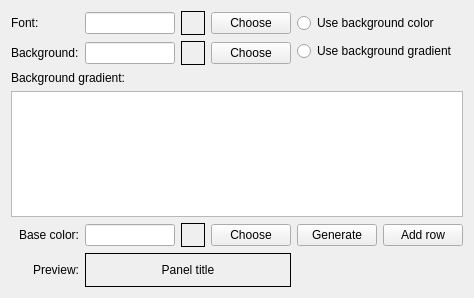
<?xml version="1.0" encoding="UTF-8"?>
<ui version="4.0">
 <class>PanelColorsHandlerWidget</class>
 <widget class="QWidget" name="PanelColorsHandlerWidget">
  <property name="geometry">
   <rect>
    <x>0</x>
    <y>0</y>
    <width>474</width>
    <height>298</height>
   </rect>
  </property>
  <property name="windowTitle">
   <string>Form</string>
  </property>
  <layout class="QGridLayout" name="gridLayout">
   <item row="0" column="0">
    <widget class="QLabel" name="fontColorLabel">
     <property name="text">
      <string>Font:</string>
     </property>
     <property name="alignment">
      <set>Qt::AlignLeading|Qt::AlignLeft|Qt::AlignVCenter</set>
     </property>
    </widget>
   </item>
   <item row="0" column="1">
    <widget class="QLineEdit" name="fontColorLineEdit"/>
   </item>
   <item row="0" column="2">
    <widget class="QFrame" name="fontColorDemoFrame">
     <property name="minimumSize">
      <size>
       <width>24</width>
       <height>24</height>
      </size>
     </property>
     <property name="maximumSize">
      <size>
       <width>24</width>
       <height>24</height>
      </size>
     </property>
     <property name="frameShape">
      <enum>QFrame::Box</enum>
     </property>
     <property name="frameShadow">
      <enum>QFrame::Plain</enum>
     </property>
    </widget>
   </item>
   <item row="0" column="3">
    <widget class="QPushButton" name="fontColorPushButton">
     <property name="text">
      <string>Choose</string>
     </property>
    </widget>
   </item>
   <item row="0" column="4" rowspan="2" colspan="2">
    <layout class="QVBoxLayout" name="backgroundColorOrGradientVerticalLayout">
     <item>
      <widget class="QRadioButton" name="useBackgroundColorRadioButton">
       <property name="text">
        <string>Use background color</string>
       </property>
      </widget>
     </item>
     <item>
      <widget class="QRadioButton" name="useBackgroundGradientRadioButton">
       <property name="text">
        <string>Use background gradient</string>
       </property>
      </widget>
     </item>
    </layout>
   </item>
   <item row="1" column="0">
    <widget class="QLabel" name="backgroundColorLabel">
     <property name="text">
      <string>Background:</string>
     </property>
    </widget>
   </item>
   <item row="1" column="1">
    <widget class="QLineEdit" name="backgroundColorLineEdit"/>
   </item>
   <item row="1" column="2">
    <widget class="QFrame" name="backgroundColorDemoFrame">
     <property name="minimumSize">
      <size>
       <width>24</width>
       <height>24</height>
      </size>
     </property>
     <property name="maximumSize">
      <size>
       <width>24</width>
       <height>24</height>
      </size>
     </property>
     <property name="frameShape">
      <enum>QFrame::Box</enum>
     </property>
     <property name="frameShadow">
      <enum>QFrame::Plain</enum>
     </property>
    </widget>
   </item>
   <item row="1" column="3">
    <widget class="QPushButton" name="backgroundColorPushButton">
     <property name="text">
      <string>Choose</string>
     </property>
    </widget>
   </item>
   <item row="2" column="0" colspan="2">
    <widget class="QLabel" name="backgroundGradientLabel">
     <property name="text">
      <string>Background gradient:</string>
     </property>
    </widget>
   </item>
   <item row="4" column="0">
    <widget class="QLabel" name="backgroundGradientBaseColorLabel">
     <property name="text">
      <string>Base color:</string>
     </property>
     <property name="alignment">
      <set>Qt::AlignRight|Qt::AlignTrailing|Qt::AlignVCenter</set>
     </property>
    </widget>
   </item>
   <item row="4" column="1">
    <widget class="QLineEdit" name="backgroundGradientBaseColorLineEdit"/>
   </item>
   <item row="4" column="2">
    <widget class="QFrame" name="backgroundGradientBaseColorDemoFrame">
     <property name="minimumSize">
      <size>
       <width>24</width>
       <height>24</height>
      </size>
     </property>
     <property name="maximumSize">
      <size>
       <width>24</width>
       <height>24</height>
      </size>
     </property>
     <property name="frameShape">
      <enum>QFrame::Box</enum>
     </property>
     <property name="frameShadow">
      <enum>QFrame::Plain</enum>
     </property>
    </widget>
   </item>
   <item row="4" column="3">
    <widget class="QPushButton" name="backgroundGradientBaseColorPushButton">
     <property name="text">
      <string>Choose</string>
     </property>
    </widget>
   </item>
   <item row="4" column="4">
    <widget class="QPushButton" name="backgroundGradientGeneratePushButton">
     <property name="text">
      <string>Generate</string>
     </property>
    </widget>
   </item>
   <item row="4" column="5">
    <widget class="QPushButton" name="backgroundGradientAddRowPushButton">
     <property name="text">
      <string>Add row</string>
     </property>
    </widget>
   </item>
   <item row="5" column="0">
    <widget class="QLabel" name="backgroundGradientPreviewLabel">
     <property name="text">
      <string>Preview:</string>
     </property>
     <property name="alignment">
      <set>Qt::AlignRight|Qt::AlignTrailing|Qt::AlignVCenter</set>
     </property>
    </widget>
   </item>
   <item row="5" column="4" colspan="2">
    <spacer name="bottomHorizontalSpacer">
     <property name="orientation">
      <enum>Qt::Horizontal</enum>
     </property>
     <property name="sizeHint" stdset="0">
      <size>
       <width>177</width>
       <height>20</height>
      </size>
     </property>
    </spacer>
   </item>
   <item row="3" column="0" colspan="6">
    <widget class="QTableWidget" name="backgroundGradientTableWidget"/>
   </item>
   <item row="5" column="1" colspan="3">
    <widget class="QFrame" name="backgroundGradientDemoFrame">
     <property name="minimumSize">
      <size>
       <width>100</width>
       <height>0</height>
      </size>
     </property>
     <property name="frameShape">
      <enum>QFrame::Box</enum>
     </property>
     <property name="frameShadow">
      <enum>QFrame::Plain</enum>
     </property>
     <layout class="QHBoxLayout" name="horizontalLayout">
      <item>
       <widget class="QLabel" name="backgroundGradientDemoFrameTitleLabel">
        <property name="text">
         <string>Panel title</string>
        </property>
        <property name="alignment">
         <set>Qt::AlignCenter</set>
        </property>
       </widget>
      </item>
     </layout>
    </widget>
   </item>
  </layout>
 </widget>
 <resources/>
 <connections/>
</ui>
